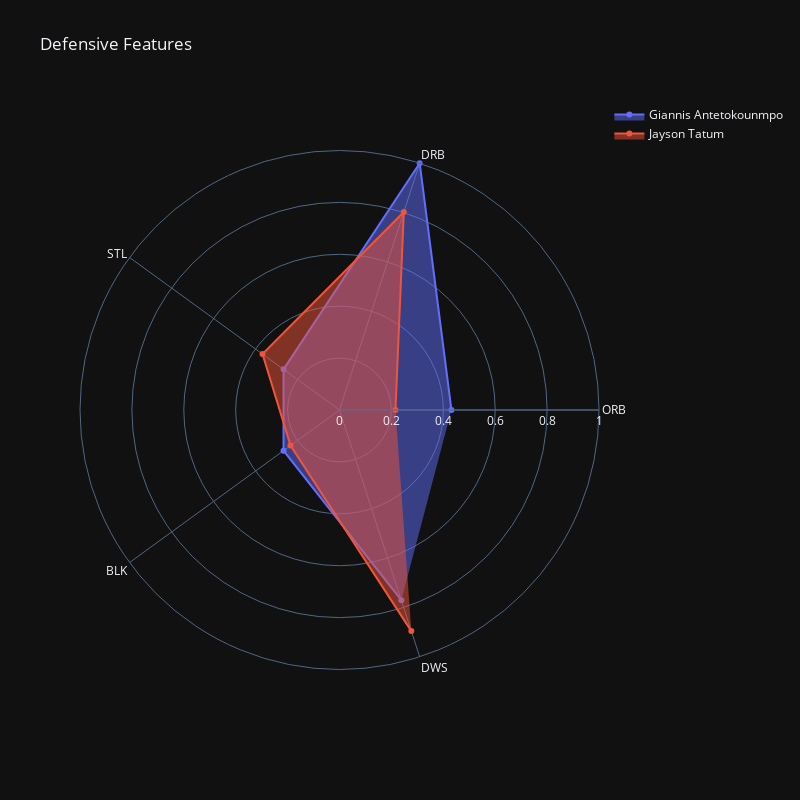

The cell this chart's notebook holds for it:
### Code cell
plt.rcParams['figure.figsize'] = [8, 8]

fig = go.Figure()

fig.add_trace(go.Scatterpolar(
      r=auxA[playerA],
      theta=defensive_features,
      fill='toself',
      name=playerA
))

fig.add_trace(go.Scatterpolar(
      r=auxB[playerB],
      theta=defensive_features,
      fill='toself',
      name=playerB
))

fig.update_layout(
  polar=dict(
    radialaxis=dict(
      visible=True,
      range=[0, 1]
    )),
  showlegend=True,
  width=800, height=800,
  template="plotly_dark",
  title = 'Defensive Features'
)

fig.show()

### Figure 1 — Plotly figure (JSON) as saved in the notebook; plotly's stock layout.template omitted (floating-point values rounded to 4 significant figures)
{"data": [{"fill": "toself", "name": "Giannis Antetokounmpo", "r": [0.4314, 1, 0.2667, 0.2667, 0.7708], "theta": ["ORB", "DRB", "STL", "BLK", "DWS"], "type": "scatterpolar"}, {"fill": "toself", "name": "Jayson Tatum", "r": [0.2157, 0.8021, 0.3667, 0.2333, 0.8958], "theta": ["ORB", "DRB", "STL", "BLK", "DWS"], "type": "scatterpolar"}], "layout": {"height": 800, "polar": {"radialaxis": {"range": [0, 1], "visible": true}}, "showlegend": true, "title": {"text": "Defensive Features"}, "width": 800}}
